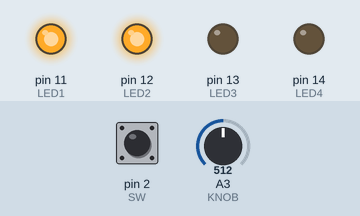
A sketch run on a simulated Arduino Mega 2560, built with avr-gcc and run on an emulated ATmega2560. Parts: output pins drawn as LEDs (lit = HIGH). The test bench sets the inputs (shaded band); at power-on: pin 2 (SW) LOW, A3 (KNOB) = 512. What the sketch prints to the serial monitor is not drawn.

Above: at 0.1 s.
Timing chart, 0 to 1.6 s (numbered marks = the images above):
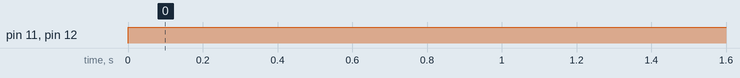

Measured:
- by itself, pin 11 (LED1), pin 12 (LED2): LOW → HIGH at 0.00 s

The sketch:

galileoThread.ino
```cpp
#include <pt.h>

#define PT_DELAY(pt, ms, ts) \
    ts = millis(); \
    PT_WAIT_WHILE(pt, millis()-ts < (ms));

#define LED1 11
#define LED2 12
#define LED3 13
#define LED4 14
#define SW 2
#define KNOB A3

struct pt pt_taskLED1;
struct pt pt_taskLED2;
struct pt pt_taskLED3;
struct pt pt_taskLED4;
struct pt pt_taskSW;
struct pt pt_taskKNOB;
struct pt pt_taskRead;
struct pt pt_taskWrite;

int led1, led2, led3, led4;
int sw, knob;
String val;

void setValue() {
  switch(val.charAt(3)) {
    case '0' : sw = LOW; break;
    case '1' : sw = HIGH; break;
  }
//  switch(val.charAt(8)) {
//    case '0' : knob = LOW; break;
//    case '1' : knob = HIGH; break;
//  }
}

///////////////////////////////////////////////////////
PT_THREAD(taskRead(struct pt* pt))
{
  static uint32_t ts;

  PT_BEGIN(pt);

  while (1)
  {
    val = Serial1.readStringUntil('\r');
    Serial.print(val.charAt(3));
    setValue();
    PT_DELAY(pt, 50, ts);
  }

  PT_END(pt);
}

///////////////////////////////////////////////////////
PT_THREAD(taskWrite(struct pt* pt))
{
  static uint32_t ts;

  PT_BEGIN(pt);

  while (1)
  {
    Serial1.print("sw");
    Serial1.print(digitalRead(SW));
    PT_DELAY(pt, 10, ts);
    Serial1.print("knob");
    Serial1.print(analogRead(KNOB));
    PT_DELAY(pt, 10, ts);
    Serial1.print(led1);
    Serial1.print(led2);
    Serial1.print(led3);
    Serial1.print(led4);

    Serial1.print("\r");
    PT_DELAY(pt, 100, ts);
  }

  PT_END(pt);
}

///////////////////////////////////////////////////////
PT_THREAD(taskSW(struct pt* pt))
{
  static uint32_t ts;

  PT_BEGIN(pt);

  while (1)
  {
	  if (!sw) {
		  led4 = HIGH;
   	}
    else {
		  led4 = LOW;
	  }
    PT_DELAY(pt, 10, ts);
  }

  PT_END(pt);
}

///////////////////////////////////////////////////////
PT_THREAD(taskKNOB(struct pt* pt))
{
  static uint32_t ts;

  PT_BEGIN(pt);

  while (1)
  {
	  if (knob> 500) {
		  led3 = HIGH;
	  }
	  else {
		  led3 = LOW;
	  }
    PT_DELAY(pt, 10, ts);
  }

  PT_END(pt);
}

///////////////////////////////////////////////////////
PT_THREAD(taskLED1(struct pt* pt))
{
  static uint32_t ts;

  PT_BEGIN(pt);

  while (1)
  {
    digitalWrite(LED1, led1);
    PT_DELAY(pt, 10, ts);
  }

  PT_END(pt);
}

///////////////////////////////////////////////////////
PT_THREAD(taskLED2(struct pt* pt))
{
  static uint32_t ts;

  PT_BEGIN(pt);

  while (1)
  {
    digitalWrite(LED2, led2);
    PT_DELAY(pt, 10, ts);
  }

  PT_END(pt);
}

///////////////////////////////////////////////////////
PT_THREAD(taskLED3(struct pt* pt))
{
  static uint32_t ts;

  PT_BEGIN(pt);

  while (1)
  {
    digitalWrite(LED3, led3);
    PT_DELAY(pt, 10, ts);
  }

  PT_END(pt);
}

///////////////////////////////////////////////////////
PT_THREAD(taskLED4(struct pt* pt))
{
  static uint32_t ts;

  PT_BEGIN(pt);

  while (1)
  {
    digitalWrite(LED4, led4);
    PT_DELAY(pt, 10, ts);
  }

  PT_END(pt);
}

///////////////////////////////////////////////////////
void setup()
{
	Serial1.begin(115200);
  Serial.begin(9600);

	pinMode(LED1, OUTPUT);
	pinMode(LED2, OUTPUT);
	pinMode(LED3, OUTPUT);
	pinMode(LED4, OUTPUT);
	pinMode(SW, INPUT);

	PT_INIT(&pt_taskLED1);
	PT_INIT(&pt_taskLED2);
	PT_INIT(&pt_taskLED3);
	PT_INIT(&pt_taskLED4);
	PT_INIT(&pt_taskSW);
	PT_INIT(&pt_taskKNOB);
	PT_INIT(&pt_taskRead);
	PT_INIT(&pt_taskWrite);

	led1 = HIGH;
	led2 = HIGH;
	led3 = LOW;
	led4 = LOW;
	sw = 1;
}

///////////////////////////////////////////////////////
void loop()
{
  taskLED1(&pt_taskLED1);
  taskLED2(&pt_taskLED2);
  taskLED3(&pt_taskLED3);
  taskLED4(&pt_taskLED4);
  taskSW(&pt_taskSW);
  taskKNOB(&pt_taskKNOB);
  taskRead(&pt_taskRead);
  taskWrite(&pt_taskWrite);
}
```
